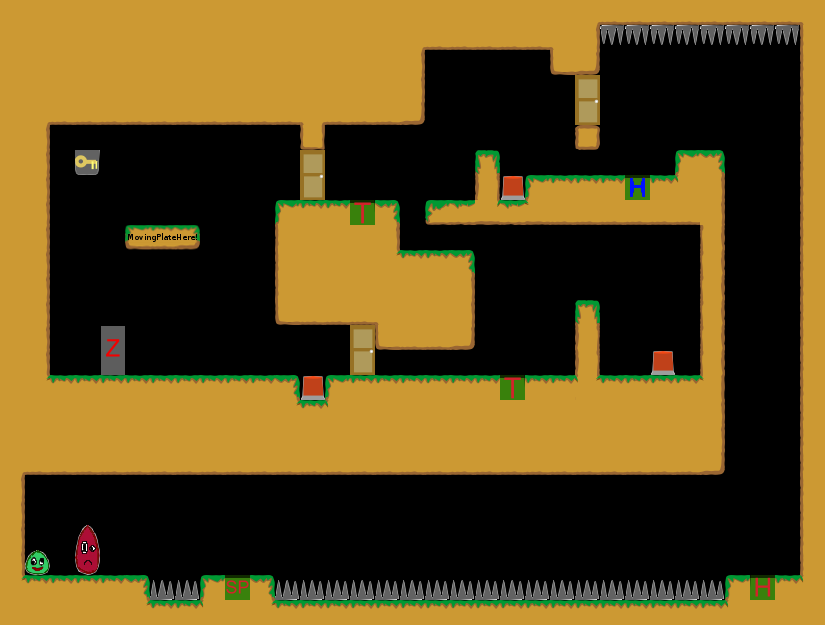

Tiled map render using the project's own tile images. Description and the map definition, with tile-layer contents summarised, below:
An orthogonal 33x25 tile map with 25x25 px tiles, 1 tile layer (Kachelebene 1).

<map version="1.0" orientation="orthogonal" width="33" height="25" tilewidth="25" tileheight="25">
 <tileset firstgid="1" name="Tileset" tilewidth="25" tileheight="25">
  <image source="../../../img/Tileset.png" width="400" height="250" />
 </tileset>
 <layer name="Kachelebene 1" width="33" height="25">
  <data>[825 cells, 436 non-empty, 43 distinct tile ids]</data>
 </layer>
</map>
